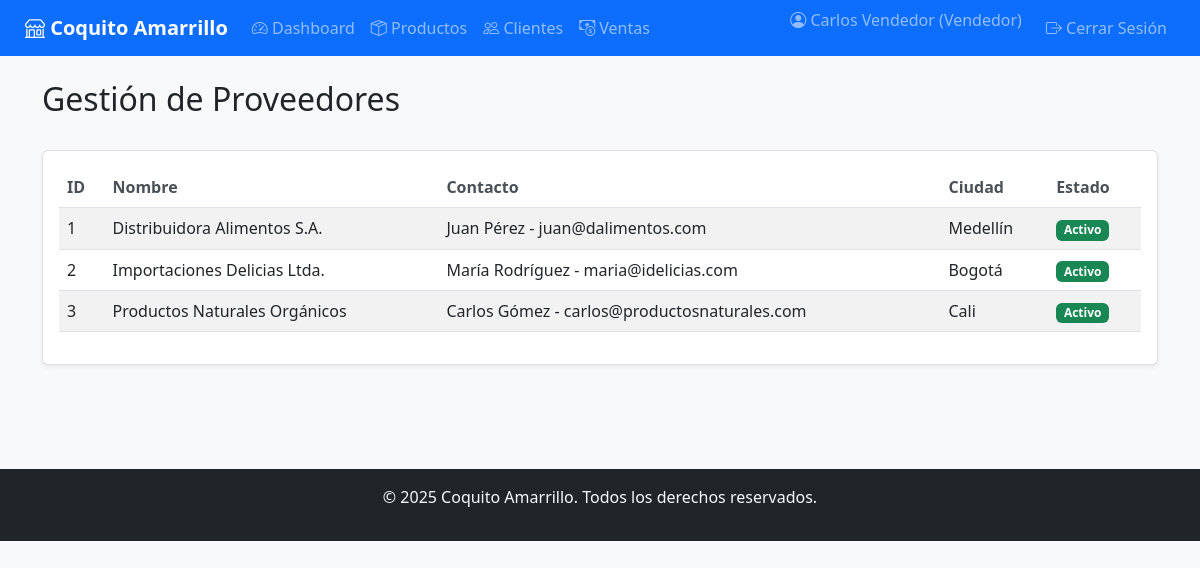
Page /suppliers/ (signed in) on the committed database.
### app/models/user.py (models this page shows, shortened)
class User(UserMixin, db.Model):
    __tablename__ = 'usuarios'
    id_usuario = db.Column(db.Integer, primary_key=True)
    nombre = db.Column(db.String(100), nullable=False)
    email = db.Column(db.String(100), nullable=False, unique=True)
    _password_hash = db.Column('password', db.String(255), nullable=False)
    rol_id = db.Column(db.Integer, db.ForeignKey('roles.id_rol'), nullable=False)
    activo = db.Column(db.Boolean, default=True)  # Campo para soft delete
    fecha_eliminacion = db.Column(db.DateTime)    # Fecha de desactivación
    fecha_registro = db.Column(db.DateTime)
    rol = relationship('Role', back_populates='usuarios')
    empleado_asociado = relationship('Staff', back_populates='usuario', uselist=False)
    @property
    def password(self):
        raise AttributeError('La contraseña no es legible')
    @password.setter
    def password(self, raw_password):
        self.validate_password_strength(raw_password)
        self._password_hash = bcrypt.generate_password_hash(raw_password).decode('utf-8')

### app/models/role.py (models this page shows, shortened)
class Role(db.Model):
    __tablename__ = 'roles'
    id_rol = db.Column(db.Integer, primary_key=True)
    nombre = db.Column(db.String(50), nullable=False, unique=True)
    descripcion = db.Column(db.String(150))
    activo = db.Column(db.Boolean, default=True)
    fecha_eliminacion = db.Column(db.DateTime)
    usuarios = relationship('User', back_populates='rol', cascade='save-update, merge')

### app/models/supplier.py (models this page shows, shortened)
class Supplier(db.Model):
    __tablename__ = 'proveedores'
    id_proveedor = db.Column(db.Integer, primary_key=True)
    nombre = db.Column(db.String(100), nullable=False)
    contacto = db.Column(db.String(100))
    ciudad_id = db.Column(db.Integer, db.ForeignKey('ciudades.id_ciudad'))
    activo = db.Column(db.Boolean, default=True)
    fecha_eliminacion = db.Column(db.DateTime)
    usuario_id = db.Column(db.Integer, db.ForeignKey('usuarios.id_usuario'))
    ciudad = relationship('City', back_populates='proveedores')
    productos = relationship('Product', back_populates='proveedor')
    ordenes = relationship('SupplierOrder', back_populates='proveedor')
    empleados = relationship('Staff', back_populates='proveedor')
    @classmethod
    def get_activos(cls):
        return cls.query.filter_by(activo=True)

### app/models/city.py (models this page shows, shortened)
class City(db.Model):
    __tablename__ = 'ciudades'
    id_ciudad = db.Column(db.Integer, primary_key=True)
    nombre = db.Column(db.String(100), nullable=False, unique=True)
    activo = db.Column(db.Boolean, default=True)
    fecha_eliminacion = db.Column(db.DateTime)
    tiendas = relationship('Store', back_populates='ciudad')
    clientes = relationship('Client', back_populates='ciudad')
    proveedores = relationship('Supplier', back_populates='ciudad')
    personal = relationship('Staff', back_populates='ciudad')

### app/routes/suppliers.py (the view)
@suppliers_bp.route('/')
@login_required
def list_suppliers():
    form = EmptyForm()
    try:
        if current_user.rol.nombre == 'Proveedor' and current_user.empleado_asociado and current_user.empleado_asociado.proveedor:
            suppliers = [current_user.empleado_asociado.proveedor]
        else:
            mostrar_inactivos = request.args.get('mostrar_inactivos', False)
            if mostrar_inactivos and current_user.rol.nombre == 'Administrador':
                suppliers = Supplier.get_todos().all()
            else:
                suppliers = Supplier.get_activos().all()
        return render_template('suppliers/list.html', suppliers=suppliers, form=form)
    except Exception as e:
        flash(f'Error al cargar Proveedores: {str(e)}', 'danger')
        return redirect(url_for('dashboard.dashboard'))

### app/__init__.py (called while the page is built)
@login_manager.user_loader
def load_user(user_id):
    from app.models import User
    return User.query.get(int(user_id))

### app/templates/suppliers/list.html (shortened to what this page needs)
{% extends "base.html" %}
{% block content %}
<div class="container">
  <div class="d-flex justify-content-between align-items-center mb-4">
    <h2>Gestión de Proveedores</h2>
  </div>
  <div class="card">
    <div class="card-body">
      <div class="table-responsive">
        <table class="table table-striped align-middle">
          <thead>
            <tr>
              <th>ID</th>
              <th>Nombre</th>
              <th>Contacto</th>
              <th>Ciudad</th>
              <th>Estado</th>
            </tr>
          </thead>
          <tbody>
            {% for supplier in suppliers %}
            <tr class="{% if not supplier.activo %}table-secondary{% endif %}">
              <td>{{ supplier.id_proveedor }}</td>
              <td>{{ supplier.nombre }}</td>
              <td>{{ supplier.contacto }}</td>
              <td>{{ supplier.ciudad.nombre if supplier.ciudad else 'N/A' }}</td>
              <td>
                <span class="badge {% if supplier.activo %}bg-success{% else %}bg-secondary{% endif %}">
                  {% if supplier.activo %}Activo{% else %}Inactivo{% endif %}
                </span>
              </td>
            </tr>
            {% endfor %}
          </tbody>
        </table>
      </div>
    </div>
  </div>
</div>
{% endblock %}

### app/templates/base.html (shortened to what this page needs)
<!DOCTYPE html>
<html lang="es">
<head>
    <link href="https://cdn.jsdelivr.net/npm/bootstrap@5.3.0/dist/css/bootstrap.min.css" rel="stylesheet">
    <link rel="stylesheet" href="https://cdn.jsdelivr.net/npm/bootstrap-icons@1.10.0/font/bootstrap-icons.css">
    <link rel="stylesheet" href="https://cdnjs.cloudflare.com/ajax/libs/font-awesome/6.4.0/css/all.min.css">
    <link rel="stylesheet" href="{{ url_for('static', filename='css/style.css') }}">
</head>
<body>
    <nav class="navbar navbar-expand-lg navbar-dark bg-primary">
        <div class="container-fluid">
            <a class="navbar-brand" href="{{ url_for('dashboard.dashboard') }}">
                <i class="bi bi-shop"></i> Coquito Amarrillo
            </a>
            <div class="collapse navbar-collapse" id="navbarNav">
                <ul class="navbar-nav me-auto">
                    {% if current_user.is_authenticated %}
                    <li class="nav-item">
                        <a class="nav-link" href="{{ url_for('dashboard.dashboard') }}">
                            <i class="bi bi-speedometer2"></i> Dashboard
                        </a>
                    </li>
                    {% if current_user.rol.nombre in ['Administrador', 'Vendedor'] %}
                    <li class="nav-item">
                        <a class="nav-link" href="{{ url_for('products.list_products') }}">
                            <i class="bi bi-box-seam"></i> Productos
                        </a>
                    </li>
                    <li class="nav-item">
                        <a class="nav-link" href="{{ url_for('clients.list_clients') }}">
                            <i class="bi bi-people"></i> Clientes
                        </a>
                    </li>
                    <li class="nav-item">
                        <a class="nav-link" href="{{ url_for('sales.list_sales') }}">
                            <i class="bi bi-cash-coin"></i> Ventas
                        </a>
                    </li>
                    {% endif %}
                    {% endif %}
                </ul>
                <ul class="navbar-nav">
                    {% if current_user.is_authenticated %}
                    <li class="nav-item">
                        <span class="navbar-text me-3">
                            <i class="bi bi-person-circle"></i> {{ current_user.nombre }} ({{ current_user.rol.nombre
                            }})
                        </span>
                    </li>
                    <li class="nav-item">
                        <a class="nav-link" href="{{ url_for('auth.logout') }}">
                            <i class="bi bi-box-arrow-right"></i> Cerrar Sesión
                        </a>
                    </li>
                    {% else %}
                    <li class="nav-item">
                        <a class="nav-link" href="{{ url_for('auth.login') }}">
                            <i class="bi bi-box-arrow-in-right"></i> Iniciar Sesión
                        </a>
                    </li>
                    {% endif %}
                </ul>
            </div>
        </div>
    </nav>
    <div class="container-fluid mt-4">
        <div class="row">
            <main class="col-md-12">
                {% block content %}{% endblock %}
            </main>
        </div>
    </div>
    <footer class="bg-dark text-light text-center py-3 mt-5">
        <div class="container">
            <p>&copy; 2025 Coquito Amarrillo. Todos los derechos reservados.</p>
        </div>
    </footer>
</body>
</html>

### app/static/css/style.css (style rules this page uses)
:root { --primary-color: #0d6efd; --secondary-color: #6c757d; --success-color: #198754; --danger-color: #dc3545; --warning-color: #ffc107; --info-color: #0dcaf0; --breakpoint-sm: 576px; --breakpoint-md: 768px; --breakpoint-lg: 992px; --breakpoint-xl: 1200px; }
body { font-family: 'Segoe UI', Tahoma, Geneva, Verdana, sans-serif; background-color: #f8f9fa; min-height: 100vh; display: flex; flex-direction: column; }
.navbar-brand { font-weight: bold; }
.navbar-nav .nav-link { padding: 0.5rem 0.8rem; }
.container-fluid { padding-left: 15px; padding-right: 15px; }
.card { box-shadow: 0 0.125rem 0.25rem rgba(0, 0, 0, 0.075); border: 1px solid rgba(0, 0, 0, 0.125); margin-bottom: 1.5rem; }
.table-responsive { overflow-x: auto; -webkit-overflow-scrolling: touch; }
.table th { border-top: none; font-weight: 600; color: #495057; white-space: nowrap; }
.table td { vertical-align: middle; }
@media (min-width: 769px) { .container-fluid { padding-left: 25px; padding-right: 25px; } }
@media (min-width: 769px) { .navbar-nav .nav-link { padding: 0.5rem 1rem; } }
body { display: flex; flex-direction: column; min-height: 100vh; }
main { flex: 1 0 auto; padding-bottom: 2rem; }
footer { flex-shrink: 0; }

### rows in the picture
User: nombre "Carlos Vendedor"
Role: rol.nombre "Vendedor"
Supplier: id_proveedor "1", nombre "Distribuidora Alimentos S.A.", contacto "Juan Pérez - juan@dalimentos.com", ciudad "Medellín", activo "Activo"
Supplier: id_proveedor "2", nombre "Importaciones Delicias Ltda.", contacto "María Rodríguez - maria@idelicias.com", ciudad "Bogotá", activo "Activo"
Supplier: id_proveedor "3", nombre "Productos Naturales Orgánicos", contacto "Carlos Gómez - carlos@productosnaturales.com", ciudad "Cali", activo "Activo"
